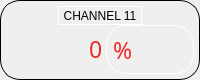
             <widget class="QFrame" name="horizontalFrame_13">
              <property name="minimumSize">
               <size>
                <width>0</width>
                <height>80</height>
               </size>
              </property>
              <property name="maximumSize">
               <size>
                <width>230</width>
                <height>80</height>
               </size>
              </property>
              <property name="styleSheet">
               <string notr="true">border: 1px solid #000000;
border-radius: 20px;</string>
              </property>
              <layout class="QVBoxLayout" name="verticalLayout_15">
               <property name="spacing">
                <number>0</number>
               </property>
               <property name="leftMargin">
                <number>5</number>
               </property>
               <property name="topMargin">
                <number>5</number>
               </property>
               <property name="rightMargin">
                <number>5</number>
               </property>
               <property name="bottomMargin">
                <number>5</number>
               </property>
               <item>
                <layout class="QHBoxLayout" name="horizontalLayout_20">
                 <property name="spacing">
                  <number>5</number>
                 </property>
                 <item>
                  <widget class="QToolButton" name="toolButton_11">
                   <property name="focusPolicy">
                    <enum>Qt::NoFocus</enum>
                   </property>
                   <property name="styleSheet">
                    <string notr="true">border-color: rgb(255, 255, 255);</string>
                   </property>
                   <property name="text">
                    <string>CHANNEL 11</string>
                   </property>
                   <property name="icon">
                    <iconset resource="icons.qrc">
                     <normaloff>:/icons/V.jpg</normaloff>:/icons/V.jpg</iconset>
                   </property>
                   <property name="iconSize">
                    <size>
                     <width>50</width>
                     <height>50</height>
                    </size>
                   </property>
                   <property name="toolButtonStyle">
                    <enum>Qt::ToolButtonTextBesideIcon</enum>
                   </property>
                  </widget>
                 </item>
                </layout>
               </item>
               <item>
                <layout class="QHBoxLayout" name="horizontalLayout_32">
                 <property name="spacing">
                  <number>0</number>
                 </property>
                 <item>
                  <widget class="QLineEdit" name="ch11">
                   <property name="sizePolicy">
                    <sizepolicy hsizetype="Fixed" vsizetype="Fixed">
                     <horstretch>0</horstretch>
                     <verstretch>0</verstretch>
                    </sizepolicy>
                   </property>
                   <property name="maximumSize">
                    <size>
                     <width>100</width>
                     <height>16777215</height>
                    </size>
                   </property>
                   <property name="font">
                    <font>
                     <family>Gilroy</family>
                     <pointsize>17</pointsize>
                    </font>
                   </property>
                   <property name="focusPolicy">
                    <enum>Qt::ClickFocus</enum>
                   </property>
                   <property name="styleSheet">
                    <string notr="true">background-color: rgba(255, 255, 255,0);
color: rgb(239, 41, 41);
border: none</string>
                   </property>
                   <property name="text">
                    <string>0</string>
                   </property>
                   <property name="alignment">
                    <set>Qt::AlignRight|Qt::AlignTrailing|Qt::AlignVCenter</set>
                   </property>
                  </widget>
                 </item>
                 <item>
                  <widget class="QLabel" name="s11">
                   <property name="font">
                    <font>
                     <family>Gilroy</family>
                     <pointsize>17</pointsize>
                    </font>
                   </property>
                   <property name="styleSheet">
                    <string notr="true">border-color: rgb(255, 255, 255);
color: rgb(239, 41, 41);</string>
                   </property>
                   <property name="text">
                    <string>%</string>
                   </property>
                  </widget>
                 </item>
                </layout>
               </item>
              </layout>
             </widget>
